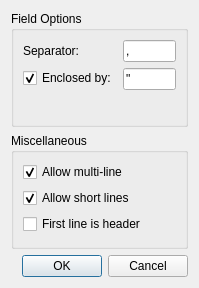
<?xml version="1.0" encoding="UTF-8"?>
<ui version="4.0">
 <class>CSVExportImportDialog</class>
 <widget class="QDialog" name="CSVExportImportDialog">
  <property name="windowModality">
   <enum>Qt::NonModal</enum>
  </property>
  <property name="geometry">
   <rect>
    <x>0</x>
    <y>0</y>
    <width>199</width>
    <height>288</height>
   </rect>
  </property>
  <property name="sizePolicy">
   <sizepolicy hsizetype="Preferred" vsizetype="Preferred">
    <horstretch>0</horstretch>
    <verstretch>0</verstretch>
   </sizepolicy>
  </property>
  <property name="minimumSize">
   <size>
    <width>0</width>
    <height>0</height>
   </size>
  </property>
  <property name="maximumSize">
   <size>
    <width>16777215</width>
    <height>16777215</height>
   </size>
  </property>
  <property name="windowTitle">
   <string>&lt;WindowTitle&gt;</string>
  </property>
  <property name="sizeGripEnabled">
   <bool>false</bool>
  </property>
  <property name="modal">
   <bool>true</bool>
  </property>
  <layout class="QVBoxLayout" name="verticalLayout">
   <item>
    <widget class="QGroupBox" name="groupBox">
     <property name="title">
      <string>Field Options</string>
     </property>
     <layout class="QFormLayout" name="formLayout_2">
      <item row="0" column="0">
       <widget class="QLabel" name="label">
        <property name="sizePolicy">
         <sizepolicy hsizetype="Fixed" vsizetype="Preferred">
          <horstretch>0</horstretch>
          <verstretch>0</verstretch>
         </sizepolicy>
        </property>
        <property name="toolTip">
         <string>The character that is used to separate columns (default: comma)</string>
        </property>
        <property name="text">
         <string>Separator:</string>
        </property>
       </widget>
      </item>
      <item row="0" column="1">
       <widget class="QLineEdit" name="text_separator">
        <property name="sizePolicy">
         <sizepolicy hsizetype="Preferred" vsizetype="Fixed">
          <horstretch>0</horstretch>
          <verstretch>0</verstretch>
         </sizepolicy>
        </property>
        <property name="minimumSize">
         <size>
          <width>50</width>
          <height>0</height>
         </size>
        </property>
        <property name="maximumSize">
         <size>
          <width>16777215</width>
          <height>16777215</height>
         </size>
        </property>
        <property name="text">
         <string>,</string>
        </property>
        <property name="maxLength">
         <number>1</number>
        </property>
        <property name="placeholderText">
         <string>,</string>
        </property>
       </widget>
      </item>
      <item row="1" column="0">
       <widget class="QCheckBox" name="check_enclosed_by">
        <property name="toolTip">
         <string>Allow fields to optionally be enclosed by this character; this allows the separator to be used within a field (default: &quot;)</string>
        </property>
        <property name="text">
         <string>Enclosed by:</string>
        </property>
        <property name="checked">
         <bool>true</bool>
        </property>
       </widget>
      </item>
      <item row="1" column="1">
       <widget class="QLineEdit" name="text_enclosed_by">
        <property name="text">
         <string>&quot;</string>
        </property>
        <property name="maxLength">
         <number>1</number>
        </property>
        <property name="placeholderText">
         <string>&quot;</string>
        </property>
       </widget>
      </item>
     </layout>
    </widget>
   </item>
   <item>
    <widget class="QGroupBox" name="groupBox_2">
     <property name="title">
      <string>Miscellaneous</string>
     </property>
     <layout class="QVBoxLayout" name="verticalLayout_3">
      <item>
       <widget class="QCheckBox" name="check_multi_line">
        <property name="toolTip">
         <string>Whether enclosed fields can span multiple lines </string>
        </property>
        <property name="text">
         <string>Allow multi-line</string>
        </property>
        <property name="checked">
         <bool>true</bool>
        </property>
       </widget>
      </item>
      <item>
       <widget class="QCheckBox" name="check_short_lines">
        <property name="toolTip">
         <string>Allow different rows to contain a different number of columns; not setting this will cause the import to error if this is the case.</string>
        </property>
        <property name="text">
         <string>Allow short lines</string>
        </property>
        <property name="checked">
         <bool>true</bool>
        </property>
       </widget>
      </item>
      <item>
       <widget class="QCheckBox" name="check_header_line">
        <property name="toolTip">
         <string>Whether the first line should be treated as a header; when exporting: whether to include the first line as a header</string>
        </property>
        <property name="text">
         <string>First line is header</string>
        </property>
       </widget>
      </item>
     </layout>
    </widget>
   </item>
   <item>
    <widget class="QDialogButtonBox" name="buttonBox">
     <property name="standardButtons">
      <set>QDialogButtonBox::Cancel|QDialogButtonBox::Ok</set>
     </property>
    </widget>
   </item>
  </layout>
 </widget>
 <resources/>
 <connections>
  <connection>
   <sender>check_enclosed_by</sender>
   <signal>toggled(bool)</signal>
   <receiver>text_enclosed_by</receiver>
   <slot>setEnabled(bool)</slot>
   <hints>
    <hint type="sourcelabel">
     <x>71</x>
     <y>85</y>
    </hint>
    <hint type="destinationlabel">
     <x>199</x>
     <y>86</y>
    </hint>
   </hints>
  </connection>
 </connections>
</ui>
